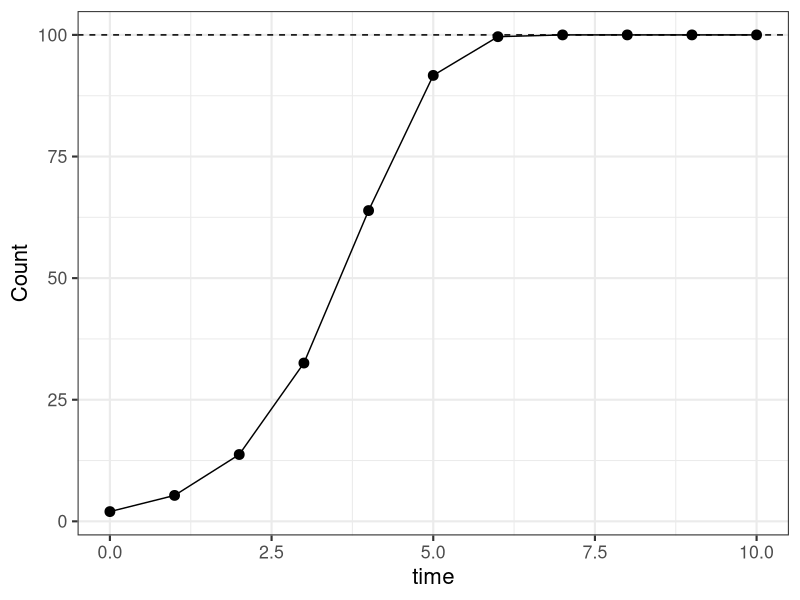
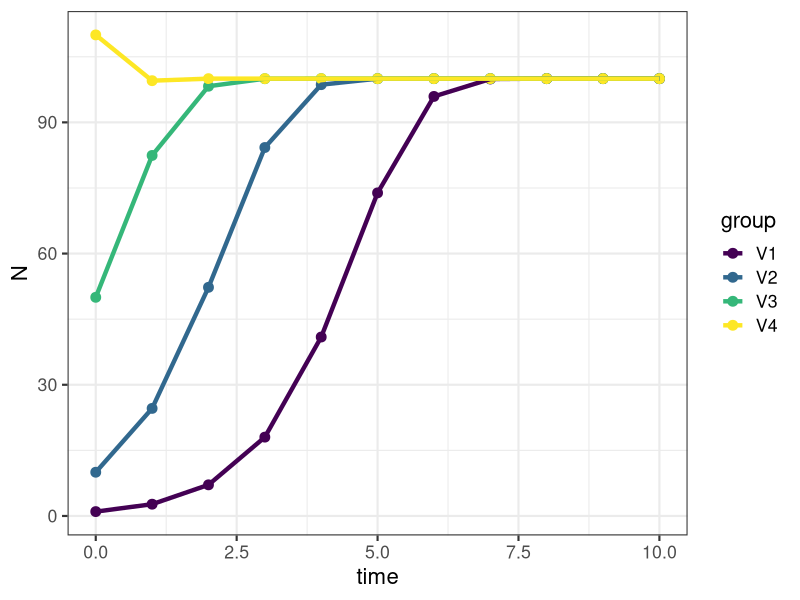
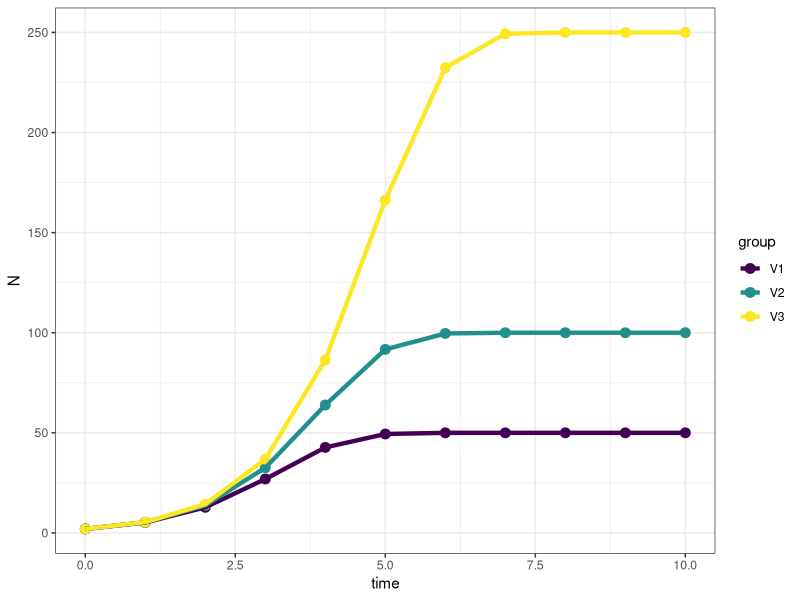
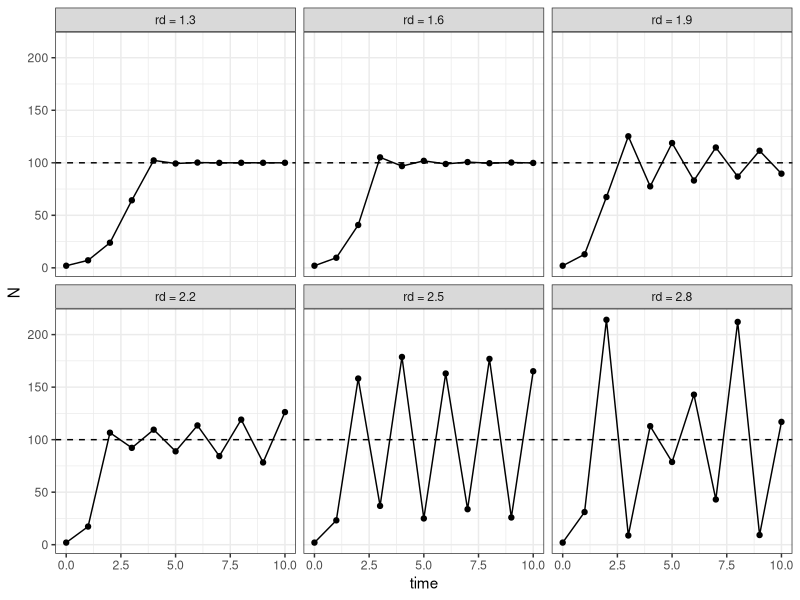
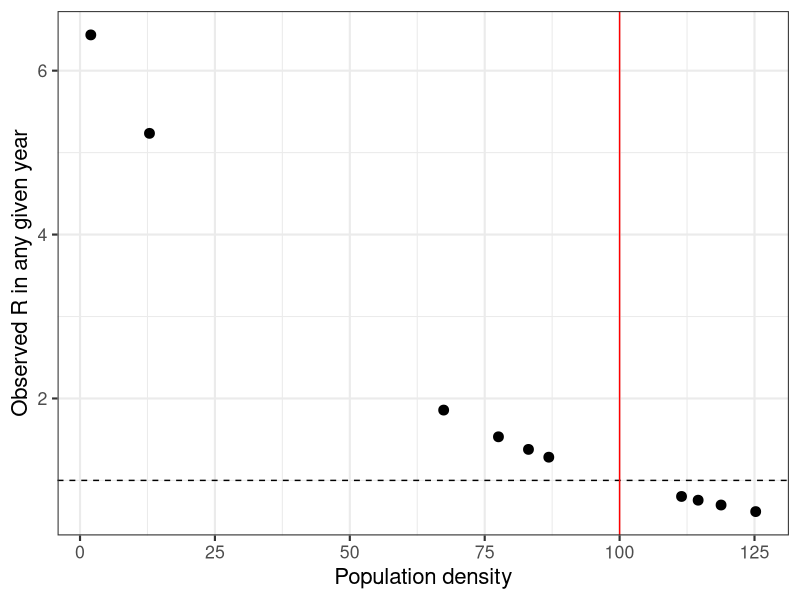
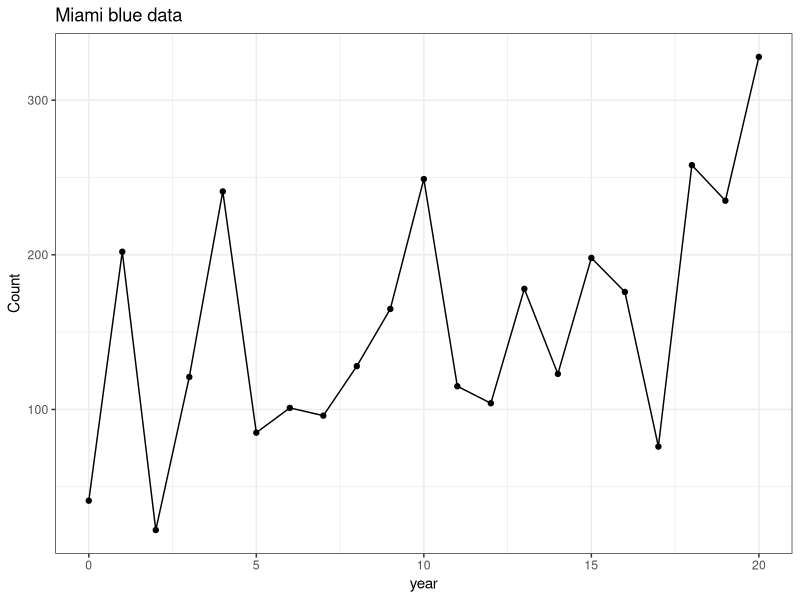
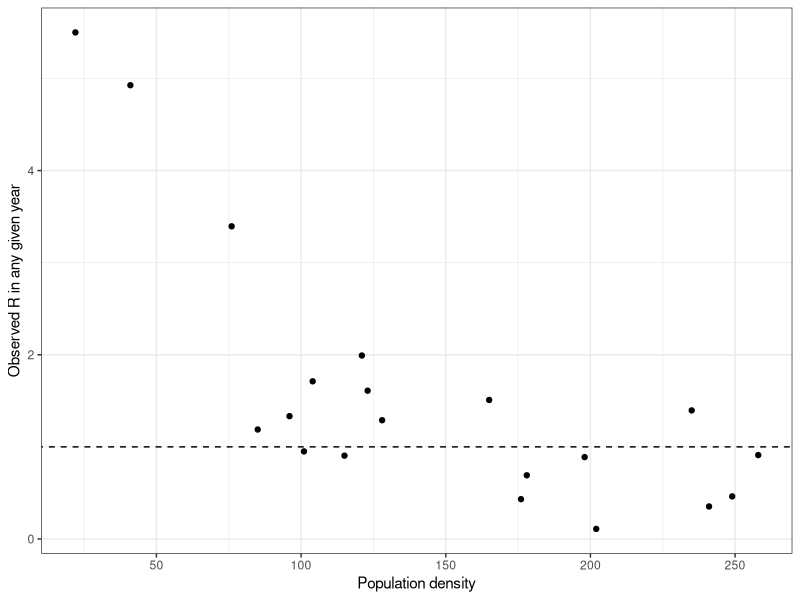
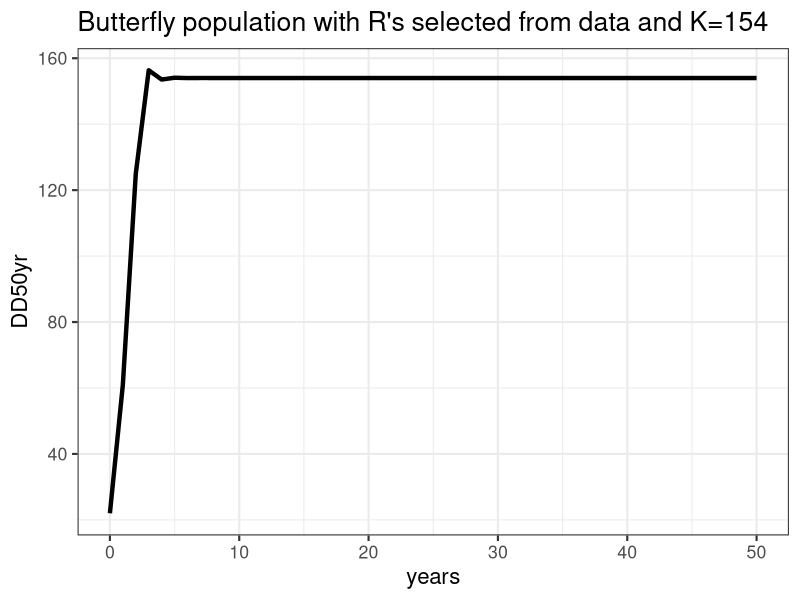

Generate these figures, in order, with R:
## ---- chunk 1
#| warning: false
library(tidyverse)
library(viridis)
## ---- chunk 2
#| echo: true
#| warning: false
#| output: false

## lines 3-16 in associated R code
dlogistic <- function(K = 100, rd = 1, N0 = 2, t = 10) {
  N <- c(N0, numeric(t))
  for (i in 1:t) N[i + 1] <- {
    N[i] * exp(rd * (1 - N[i]/K))
    }
  return(N)
  }

Nts <- dlogistic()

t <- 10; k <- 100;

ggplot(data=NULL, aes(x=0:10, y=Nts)) + geom_point(size=3) + 
  geom_line() + geom_hline(yintercept=(k), lty=2) + labs(x="time",y="Count") + 
  theme_bw(base_size = 16)

## ---- chunk 3
#| echo: true
#| warning: false
#| output: false

N0s <- c(1, 10, 50, 110)
time <- 0:10
Ndat1 <- sapply(N0s, function(n) dlogistic(N0 = n)) %>% as.data.frame() %>% cbind(time) %>% pivot_longer(cols=1:4, names_to = 'group', values_to = 'N')

ggplot(data=Ndat1, aes(x=time, y=N, color=group)) + 
  geom_point(size=3) + 
  geom_line(linewidth = 1.5) + 
  scale_color_viridis(discrete = T)+   
  theme_bw(base_size = 16)

## ---- chunk 4
#| echo: true
#| warning: false
#| output: false

k.s <- c(50, 100, 250)
time <- 0:10
Ndat2 <- sapply(k.s, function(k) dlogistic(K = k, t = 10)) %>% as.data.frame() %>% cbind(time) %>%
  pivot_longer(cols=1:3, names_to = 'group', values_to = 'N')

ggplot(data=Ndat2, aes(x=time, y=N, color=group)) + 
  geom_point(size=3) + 
  geom_line(linewidth = 1.5) + 
  scale_color_viridis(discrete = T)+   
  theme_bw()

## ---- chunk 5
#| echo: true
#| warning: false
#| output: false

rd.v <- seq(1.3, 2.8, by = 0.3)
t <- 10
Ndat3 <- sapply(rd.v, function(r) dlogistic(rd = r, t = t)) %>% 
  as.data.frame() %>% cbind(time) %>% pivot_longer(cols=1:6, names_to = 'group', values_to = 'N')

label_names <- c(V1="rd = 1.3",V2="rd = 1.6",V3="rd = 1.9",V4="rd = 2.2",V5="rd = 2.5",V6="rd = 2.8")

ggplot(data=Ndat3, aes(x=time, y=N)) + 
  geom_point() + 
  geom_line() + 
  theme_bw() + 
  geom_hline(yintercept = 100, lty=2) + 
  facet_wrap(~group, labeller=labeller(group=label_names))

## ---- chunk 6
#| echo: true
#| warning: false
#| output: false

DD.V1 <- Ndat3 |> dplyr::filter(group=='V3')
DD.R <- DD.V1$N[2:11]/DD.V1$N[1:10]

ggplot(data=NULL, aes(x=DD.V1$N[1:10], y=DD.R)) + 
  geom_point(size=3) + 
  geom_hline(yintercept=1,lty=2)+
  geom_vline(xintercept = 100, color="red")+ 
  xlab("Population density") + ylab("Observed R in any given year") + 
  theme_bw(base_size = 16)
## ---- chunk 7
#| echo: true
#| warning: false
#| output: false

year <- 0:20
set.seed(5)
Count <- abs(round(rnorm(21, (100*1.05^year), 70),0))
dat <- as.data.frame(cbind(year,Count))

ggplot(data=dat, aes(x=year, y=Count)) + 
  geom_point() + 
  geom_line() + 
  theme_bw() + 
  ggtitle("Miami blue data")

dat$obs.R <- NA

dat$obs.R[2:21] <- dat$Count[2:21]/dat$Count[1:20]
obs.R <- dat$Count[2:21]/dat$Count[1:20]

ggplot(data=NULL, aes(x=dat$Count[1:20], y=obs.R)) + 
  geom_point() + 
  geom_abline(intercept=1,slope=0,lty=2) + 
  xlab("Population density") + ylab("Observed R in any given year") + 
  theme_bw()
## ---- chunk 8
#| echo: true
#| warning: false
#| output: false

years <- 0:50
set.seed(9)
simDD.Rs <- sample(x = obs.R, size = 50, replace = TRUE)

DD50yr <- numeric(length(years))
DD50yr[1] <- min(dat$Count) 

for (t in 1:50) DD50yr[t + 1] <- {
  DD50yr[t] * exp(simDD.Rs * (1 - DD50yr[t]/154))
}

ggplot(data=NULL, aes(x=years, y=DD50yr)) + 
  geom_line(lwd=1.5)+ 
  ggtitle("Butterfly population with R's selected from data and K=154") + 
  theme_bw(base_size = 16)
## ---- chunk 9
#| echo: true
#| warning: false
#| output: false

years <- 0:50
set.seed(12)

DD50yr <- numeric(length(years))
DD50yr[1] <- min(dat$Count) 

Ksim = rnorm(50,154,50) 

for (t in 1:50) {
  DD50yr[t + 1] <- 
    DD50yr[t] * exp(log(2) * (1 - DD50yr[t]/Ksim[t]))
}

ggplot(data=NULL, aes(x=years, y=DD50yr)) + 
  geom_point() + 
  geom_line() + 
  theme_bw(base_size = 16)

## ---- chunk 10
#| echo: true
#| warning: false
#| output: false

simR <- NA
simR <- DD50yr[2:51]/DD50yr[1:50]

ggplot(data=NULL, aes(x=DD50yr[1:50], y=simR)) + 
  geom_point() + 
  geom_abline(intercept=1,slope=0, linetype="dashed")+ 
  xlab("Population density") + ylab("Observed R in any given year") + 
  theme_bw(base_size=16)
## ---- chunk 11
#| echo: true
#| warning: false
#| output: false

PopSim1 <- function(N0, years = 50, sims = 1, Ks) {
  sim.K = matrix(sample(Ks, size = sims * years, replace = TRUE),
                 nrow = years, ncol = sims)
  output <- numeric(years + 1)
  output[1] <- N0
  outmat <- sapply(1:sims, function(i) {
    for (t in 1:years) output[t + 1] <- 
        round(output[t] * exp(log(2) * (1 - output[t]/sim.K[t,i])), 0)
    output
  })
  return(outmat)
}
## ---- chunk 12
#| echo: true
#| warning: false
#| output: false

simDD10 <- as.data.frame(PopSim1(N0 = 22, sims = 100, Ks=Ksim)) %>% mutate(year=0:50)  %>%  gather("sim","count",-year)

ggplot(simDD10, aes(x=year,y=count,color=sim))+
  geom_line(linewidth=0.5, alpha=0.75) + 
  scale_color_viridis(discrete = T)+
  theme_bw(base_size = 16)+
  theme(legend.position = "none")
## ---- chunk 13
#| echo: true
#| warning: false
#| output: false


year50_DDdata <- simDD10[simDD10$year == 50, ]

data.frame(
  n_DD_extinct = sum(year50_DDdata$count == 0),
  n_max = max(year50_DDdata$count),
  q02.5 = quantile(year50_DDdata$count, probs = 0.025),
  q97.5 = quantile(year50_DDdata$count, probs = 0.975)
)
